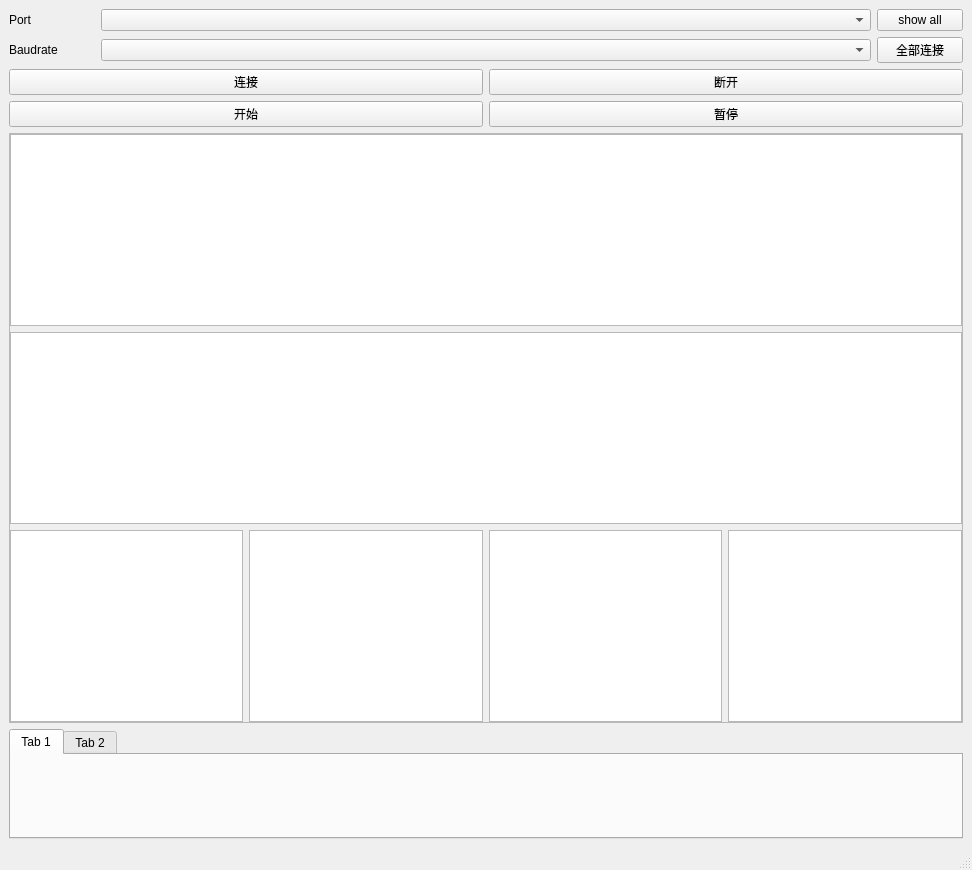
<?xml version="1.0" encoding="UTF-8"?>
<ui version="4.0">
 <class>MainWindow</class>
 <widget class="QMainWindow" name="MainWindow">
  <property name="geometry">
   <rect>
    <x>0</x>
    <y>0</y>
    <width>972</width>
    <height>870</height>
   </rect>
  </property>
  <property name="sizePolicy">
   <sizepolicy hsizetype="Preferred" vsizetype="Expanding">
    <horstretch>0</horstretch>
    <verstretch>3</verstretch>
   </sizepolicy>
  </property>
  <property name="windowTitle">
   <string>MainWindow</string>
  </property>
  <widget class="QWidget" name="centralwidget">
   <layout class="QVBoxLayout" name="verticalLayout">
    <item>
     <layout class="QHBoxLayout" name="horizontalLayout">
      <item>
       <widget class="QLabel" name="lb_port">
        <property name="sizePolicy">
         <sizepolicy hsizetype="Expanding" vsizetype="Preferred">
          <horstretch>1</horstretch>
          <verstretch>0</verstretch>
         </sizepolicy>
        </property>
        <property name="text">
         <string>Port</string>
        </property>
       </widget>
      </item>
      <item>
       <widget class="QComboBox" name="cb_port">
        <property name="sizePolicy">
         <sizepolicy hsizetype="Expanding" vsizetype="Fixed">
          <horstretch>9</horstretch>
          <verstretch>0</verstretch>
         </sizepolicy>
        </property>
       </widget>
      </item>
      <item>
       <widget class="QPushButton" name="btn_port_all">
        <property name="sizePolicy">
         <sizepolicy hsizetype="Minimum" vsizetype="Fixed">
          <horstretch>1</horstretch>
          <verstretch>0</verstretch>
         </sizepolicy>
        </property>
        <property name="text">
         <string>show all</string>
        </property>
       </widget>
      </item>
     </layout>
    </item>
    <item>
     <layout class="QHBoxLayout" name="horizontalLayout_3">
      <item>
       <widget class="QLabel" name="lb_baudrate">
        <property name="sizePolicy">
         <sizepolicy hsizetype="Expanding" vsizetype="Preferred">
          <horstretch>1</horstretch>
          <verstretch>0</verstretch>
         </sizepolicy>
        </property>
        <property name="text">
         <string>Baudrate</string>
        </property>
       </widget>
      </item>
      <item>
       <widget class="QComboBox" name="cb_baudrate">
        <property name="sizePolicy">
         <sizepolicy hsizetype="Expanding" vsizetype="Fixed">
          <horstretch>9</horstretch>
          <verstretch>0</verstretch>
         </sizepolicy>
        </property>
       </widget>
      </item>
      <item>
       <widget class="QPushButton" name="btn_start_all">
        <property name="sizePolicy">
         <sizepolicy hsizetype="Minimum" vsizetype="Fixed">
          <horstretch>1</horstretch>
          <verstretch>0</verstretch>
         </sizepolicy>
        </property>
        <property name="text">
         <string>全部连接</string>
        </property>
       </widget>
      </item>
     </layout>
    </item>
    <item>
     <layout class="QHBoxLayout" name="horizontalLayout_2">
      <item>
       <widget class="QPushButton" name="btn_start">
        <property name="text">
         <string>连接</string>
        </property>
       </widget>
      </item>
      <item>
       <widget class="QPushButton" name="btn_stop">
        <property name="text">
         <string>断开</string>
        </property>
       </widget>
      </item>
     </layout>
    </item>
    <item>
     <layout class="QHBoxLayout" name="horizontalLayout_4">
      <item>
       <widget class="QPushButton" name="btn_print">
        <property name="text">
         <string>开始</string>
        </property>
       </widget>
      </item>
      <item>
       <widget class="QPushButton" name="btn_pause">
        <property name="text">
         <string>暂停</string>
        </property>
       </widget>
      </item>
     </layout>
    </item>
    <item>
     <widget class="QFrame" name="frame_2">
      <property name="frameShape">
       <enum>QFrame::StyledPanel</enum>
      </property>
      <property name="frameShadow">
       <enum>QFrame::Raised</enum>
      </property>
      <layout class="QVBoxLayout" name="verticalLayout_4">
       <property name="leftMargin">
        <number>0</number>
       </property>
       <property name="topMargin">
        <number>0</number>
       </property>
       <property name="rightMargin">
        <number>0</number>
       </property>
       <property name="bottomMargin">
        <number>0</number>
       </property>
       <item>
        <widget class="QTextEdit" name="et_print">
         <property name="readOnly">
          <bool>true</bool>
         </property>
        </widget>
       </item>
       <item>
        <widget class="QTextEdit" name="et_show">
         <property name="enabled">
          <bool>true</bool>
         </property>
         <property name="readOnly">
          <bool>true</bool>
         </property>
        </widget>
       </item>
       <item>
        <layout class="QHBoxLayout" name="horizontalLayout_5">
         <item>
          <widget class="QTextEdit" name="et_show_A">
           <property name="readOnly">
            <bool>true</bool>
           </property>
          </widget>
         </item>
         <item>
          <widget class="QTextEdit" name="et_show_B">
           <property name="readOnly">
            <bool>true</bool>
           </property>
          </widget>
         </item>
         <item>
          <widget class="QTextEdit" name="et_show_C">
           <property name="readOnly">
            <bool>true</bool>
           </property>
          </widget>
         </item>
         <item>
          <widget class="QTextEdit" name="et_show_H">
           <property name="readOnly">
            <bool>true</bool>
           </property>
          </widget>
         </item>
        </layout>
       </item>
      </layout>
     </widget>
    </item>
    <item>
     <widget class="QTabWidget" name="tabWidget">
      <property name="currentIndex">
       <number>0</number>
      </property>
      <widget class="QWidget" name="tab">
       <attribute name="title">
        <string>Tab 1</string>
       </attribute>
       <layout class="QVBoxLayout" name="verticalLayout_3">
        <property name="leftMargin">
         <number>0</number>
        </property>
        <property name="topMargin">
         <number>0</number>
        </property>
        <property name="rightMargin">
         <number>0</number>
        </property>
        <property name="bottomMargin">
         <number>0</number>
        </property>
       </layout>
      </widget>
      <widget class="QWidget" name="tab_2">
       <attribute name="title">
        <string>Tab 2</string>
       </attribute>
       <layout class="QVBoxLayout" name="verticalLayout_5"/>
      </widget>
     </widget>
    </item>
   </layout>
  </widget>
  <widget class="QMenuBar" name="menubar">
   <property name="geometry">
    <rect>
     <x>0</x>
     <y>0</y>
     <width>972</width>
     <height>23</height>
    </rect>
   </property>
  </widget>
  <widget class="QStatusBar" name="statusbar"/>
 </widget>
 <resources/>
 <connections/>
</ui>
